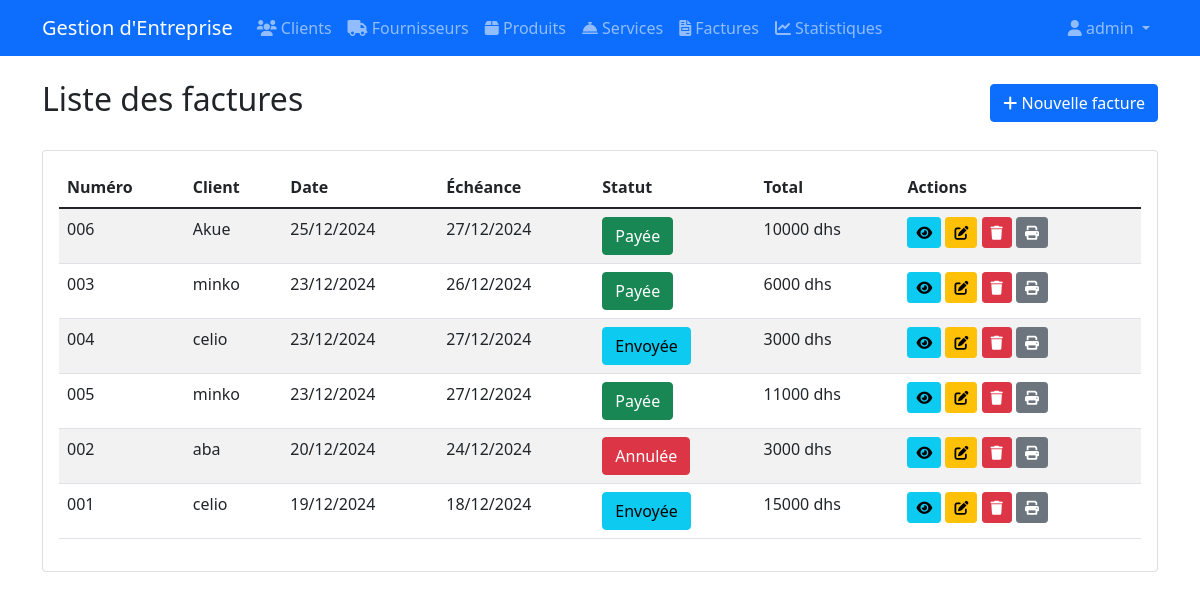
Page /finance/invoices/ (signed in) on the committed database.
### finance/models.py (models this page shows, shortened)
class Invoice(models.Model):
    STATUS_CHOICES = [
        ('draft', 'Brouillon'),
        ('sent', 'Envoyée'),
        ('paid', 'Payée'),
        ('cancelled', 'Annulée'),
    ]
    invoice_number = models.CharField(max_length=50, unique=True)
    client = models.ForeignKey(Client, on_delete=models.CASCADE)
    agent = models.ForeignKey(User, on_delete=models.CASCADE)
    date = models.DateField()
    due_date = models.DateField()
    status = models.CharField(max_length=20, choices=STATUS_CHOICES, default='draft')
    notes = models.TextField(blank=True)
    created_at = models.DateTimeField(auto_now_add=True)
    updated_at = models.DateTimeField(auto_now=True)
    def get_total(self):
        return sum(item.get_total() for item in self.items.all())
    class Meta:
        ordering = ['-date']
        verbose_name = "Facture"
        verbose_name_plural = "Factures"

class InvoiceItem(models.Model):
    invoice = models.ForeignKey(Invoice, related_name='items', on_delete=models.CASCADE)
    product = models.ForeignKey(Product, on_delete=models.SET_NULL, null=True, blank=True)
    service = models.ForeignKey(Service, on_delete=models.SET_NULL, null=True, blank=True)
    description = models.CharField(max_length=255)
    quantity = models.DecimalField(max_digits=10, decimal_places=2)
    unit_price = models.DecimalField(max_digits=10, decimal_places=2)
    def get_total(self):
        return self.quantity * self.unit_price
    class Meta:
        verbose_name = "Ligne de facture"
        verbose_name_plural = "Lignes de facture"

### crm/models.py (models this page shows, shortened)
class Client(models.Model):
    STATUT_CHOICES = [
        ('prospect', 'Prospect'),
        ('client_actif', 'Client Actif'),
        ('client_inactif', 'Client Inactif'),
    ]
    name = models.CharField(max_length=200, verbose_name="Nom")
    email = models.EmailField(verbose_name="Email")
    phone = models.CharField(max_length=20, verbose_name="Téléphone")
    address = models.TextField(verbose_name="Adresse")
    entreprise = models.CharField(max_length=200, blank=True, null=True)
    statut = models.CharField(max_length=20, choices=STATUT_CHOICES, default='prospect')
    created_at = models.DateTimeField(auto_now_add=True)
    updated_at = models.DateTimeField(auto_now=True)
    class Meta:
        ordering = ['-created_at']
        verbose_name = "Client"
        verbose_name_plural = "Clients"

### finance/views.py (the view)
# urls.py: path('invoices/', finance_views.invoice_list, name='invoice_list'),
@login_required
def invoice_list(request):
    invoices = Invoice.objects.all()
    return render(request, 'finance/invoice_list.html', {'invoices': invoices})

### finance/templatetags/invoice_tags.py (called while the page is built)
@register.filter
def status_class(status):
    classes = {
        'draft': 'btn-warning',
        'sent': 'btn-info',
        'paid': 'btn-success',
        'cancelled': 'btn-danger'
    }
    return classes.get(status, 'btn-secondary')

@register.filter
def choices_json(choices):
    return json.dumps(dict(choices))

### templates/finance/invoice_list.html (shortened to what this page needs)
{% extends 'base.html' %}
{% load static %}
{% load invoice_tags %}
{% block content %}
<div class="d-flex justify-content-between align-items-center mb-4">
    <h2>Liste des factures</h2>
    <a href="{% url 'invoice_create' %}" class="btn btn-primary">
        <i class="fas fa-plus"></i> Nouvelle facture
    </a>
</div>
<div class="card">
    <div class="card-body">
        <div class="table-responsive">
            <table class="table table-striped">
                <thead>
                    <tr>
                        <th>Numéro</th>
                        <th>Client</th>
                        <th>Date</th>
                        <th>Échéance</th>
                        <th>Statut</th>
                        <th>Total</th>
                        <th>Actions</th>
                    </tr>
                </thead>
                <tbody>
                    {% for invoice in invoices %}
                    <tr>
                        <td>{{ invoice.invoice_number }}</td>
                        <td>{{ invoice.client.name }}</td>
                        <td>{{ invoice.date|date:"d/m/Y" }}</td>
                        <td>{{ invoice.due_date|date:"d/m/Y" }}</td>
                        <td>
                            <button class="btn status-select {{ invoice.status|status_class }}"
                                    data-invoice-id="{{ invoice.pk }}"
                                    data-choices="{{ invoice.STATUS_CHOICES|choices_json }}"
                                    value="{{ invoice.status }}">
                                {{ invoice.get_status_display }}
                            </button>
                        </td>
                        <td>{{ invoice.get_total|floatformat:0}} dhs</td>
                        <td>
                            <a href="{% url 'invoice_detail' invoice.pk %}" class="btn btn-sm btn-info">
                                <i class="fas fa-eye"></i>
                            </a>
                            <a href="{% url 'invoice_update' invoice.pk %}" class="btn btn-sm btn-warning">
                                <i class="fas fa-edit"></i>
                            </a>
                            <a href="{% url 'invoice_delete' invoice.pk %}" class="btn btn-sm btn-danger">
                                <i class="fas fa-trash"></i>
                            </a>
                            <a href="{% url 'invoice_print' invoice.pk %}" class="btn btn-sm btn-secondary">
                                <i class="fas fa-print"></i>
                            </a>
                        </td>
                    </tr>
                    {% empty %}
                    <tr>
                        <td colspan="7" class="text-center">Aucune facture enregistrée</td>
                    </tr>
                    {% endfor %}
                </tbody>
            </table>
        </div>
    </div>
</div>
{% endblock %}

### templates/base.html (shortened to what this page needs)
<!DOCTYPE html>
<html lang="fr">
<head>
    <link href="https://cdn.jsdelivr.net/npm/bootstrap@5.1.3/dist/css/bootstrap.min.css" rel="stylesheet">
    <link href="https://cdnjs.cloudflare.com/ajax/libs/font-awesome/6.0.0/css/all.min.css" rel="stylesheet">
</head>
<body>
    <nav class="navbar navbar-expand-lg navbar-dark bg-primary">
        <div class="container">
            <a class="navbar-brand" href="{% url 'dashboard' %}">Gestion d'Entreprise</a>
            <div class="collapse navbar-collapse" id="navbarNav">
                {% if user.is_authenticated %}
                <ul class="navbar-nav">
                    <li class="nav-item">
                        <a class="nav-link" href="{% url 'client_list' %}">
                            <i class="fas fa-users"></i> Clients
                        </a>
                    </li>
                    <li class="nav-item">
                        <a class="nav-link" href="{% url 'supplier_list' %}">
                            <i class="fas fa-truck"></i> Fournisseurs
                        </a>
                    </li>
                    <li class="nav-item">
                        <a class="nav-link" href="{% url 'product_list' %}">
                            <i class="fas fa-box"></i> Produits
                        </a>
                    </li>
                    <li class="nav-item">
                        <a class="nav-link" href="{% url 'service_list' %}">
                            <i class="fas fa-concierge-bell"></i> Services
                        </a>
                    </li>
                    <li class="nav-item">
                        <a class="nav-link" href="{% url 'invoice_list' %}">
                            <i class="fas fa-file-invoice"></i> Factures
                        </a>
                    </li>
                    <li class="nav-item">
                        <a class="nav-link" href="{% url 'finance_statistics' %}">
                            <i class="fas fa-chart-line"></i> Statistiques
                        </a>
                    </li>
                </ul>
                <ul class="navbar-nav ms-auto">
                    <li class="nav-item dropdown">
                        <a class="nav-link dropdown-toggle" href="#" id="navbarDropdown" role="button" data-bs-toggle="dropdown">
                            <i class="fas fa-user"></i> {{ user.username }}
                        </a>
                    </li>
                </ul>
                {% endif %}
            </div>
        </div>
    </nav>
    <div class="container mt-4">
        {% block content %}{% endblock %}
    </div>
</body>
</html>

### rows in the picture
Invoice: invoice_number "006", client.name "Akue", date "25/12/2024", due_date "27/12/2024", status "Payée", get_total "10000"
Invoice: invoice_number "003", client.name "minko", date "23/12/2024", due_date "26/12/2024", status "Payée", get_total "6000"
Invoice: invoice_number "004", client.name "celio", date "23/12/2024", due_date "27/12/2024", status "Envoyée", get_total "3000"
Invoice: invoice_number "005", client.name "minko", date "23/12/2024", due_date "27/12/2024", status "Payée", get_total "11000"
Invoice: invoice_number "002", client.name "aba", date "20/12/2024", due_date "24/12/2024", status "Annulée", get_total "3000"
Invoice: invoice_number "001", client.name "celio", date "19/12/2024", due_date "18/12/2024", status "Envoyée", get_total "15000"

### other values in the picture
{{ user.username }} "admin"
